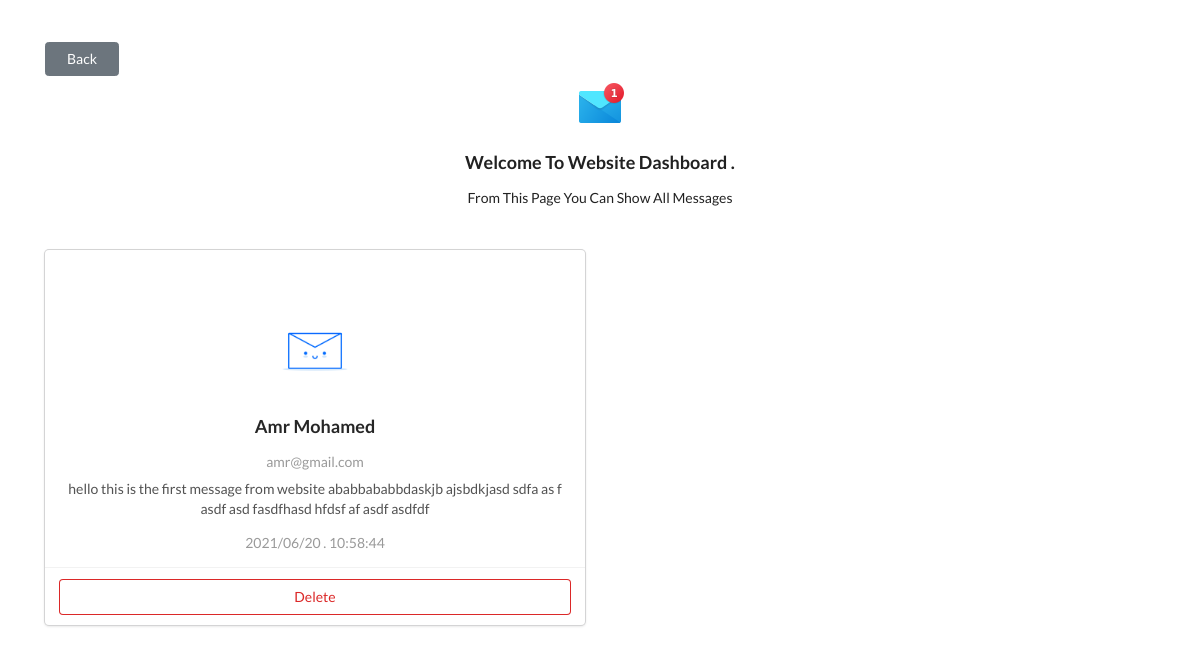
The page /Dashboard/get_messages.php (signed in) on the database its author committed.
### tables this page shows
CREATE TABLE `contact` (
  `id` int(11) NOT NULL,
  `name` varchar(255) NOT NULL,
  `email` varchar(255) NOT NULL,
  `phone` int(255) NOT NULL,
  `messsage` varchar(2555) NOT NULL,
  `time` varchar(255) NOT NULL
);

### Dashboard/includes/functions/functions.php (called while the page is built, shortened)
<?php
function getAllData($table){
    global $con;
    $stmt = $con->prepare("SELECT * FROM $table");
    $stmt->execute();
    $rows = $stmt->fetchAll(PDO::FETCH_ASSOC);
    return $rows;
}

### Dashboard/get_messages.php (the view, shortened to what this page needs)
<?php
    if(isset($_SESSION['first_name'])){?>
    <div class="container mb-3">
    <a class="btn btn-secondary pr-4 pl-4 mb-2 mt-5" href="dashboard.php">Back</a>
        <img style="display: block;margin: auto;margin-top:0px;margin-bottom:20px" class="add_admin" src="img/icons8-unread-messages-48.png" alt="add_admin">
        <h3 class="text-center mt-2 mb-3">Welcome To Website Dashboard .</h3>
        <p class="text-center">From This Page You Can Show All Messages</p>
        <?php $allData = getAllData("contact");?>
<div class="row mt-5">
        <?php foreach ($allData as $all_messages){ ?>
<div class="col-md-6">
            <div class="ui cards mb-3 text-center">
                <div class="card">
                    <div class="content">
                    <img style="margin: 20px 0;width:30%" src="img/check.gif" alt="sender">
                    <div class="header pb-3">
                        <?php echo $all_messages["name"];?>
                    </div>
                    <div class="meta">
                    <?php echo $all_messages["email"];?>
                    </div>
                    <div class="description pb-3">
                    <?php echo $all_messages["messsage"];?>
                    </div>
                    <div class="meta">
                    <?php echo $all_messages["time"];?>
                    </div>
                    </div>
                    <div class="extra content">
                    <div class="ui two buttons">
                       <a class="ui basic red button" style="text-decoration: none !important;color:#db2828!important" href="delete.php?id=<?php echo $all_messages["id"]?>&from=messages"> Delete </a>
                    </div>
                    </div>
                    </div>
                </div>
        </div>
        <?php } ?>
        </div>
    </div>
    <?php }else{
        header("location:signin.php");
    }

### Dashboard/layout/css/messages.css (style rules this page uses)
.ui.card, .ui.cards>.card { width: 100% !important; }

### rows shown on the page
contact: name "Amr Mohamed", email "amr@gmail.com", messsage "hello this is the first message from website ababbababbdaskjb ajsbdkjasd sdfa as f asdf asd fasdfhasd hfdsf af asdf asdfdf", time "2021/06/20 . 10:58:44"
